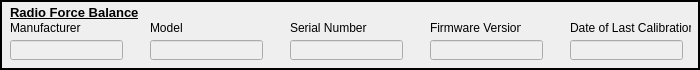
  <widget class="QFrame" name="frame_2">
   <property name="geometry">
    <rect>
     <x>10</x>
     <y>10</y>
     <width>700</width>
     <height>70</height>
    </rect>
   </property>
   <property name="frameShape">
    <enum>QFrame::Box</enum>
   </property>
   <property name="frameShadow">
    <enum>QFrame::Plain</enum>
   </property>
   <property name="lineWidth">
    <number>2</number>
   </property>
   <property name="midLineWidth">
    <number>1</number>
   </property>
   <widget class="QLineEdit" name="RFB_MANUFACTURER_FIELD">
    <property name="enabled">
     <bool>false</bool>
    </property>
    <property name="geometry">
     <rect>
      <x>10</x>
      <y>40</y>
      <width>113</width>
      <height>20</height>
     </rect>
    </property>
   </widget>
   <widget class="QLabel" name="label_5">
    <property name="geometry">
     <rect>
      <x>10</x>
      <y>20</y>
      <width>91</width>
      <height>16</height>
     </rect>
    </property>
    <property name="text">
     <string>Manufacturer</string>
    </property>
   </widget>
   <widget class="QLineEdit" name="RFB_MODELNUM_FIELD">
    <property name="enabled">
     <bool>false</bool>
    </property>
    <property name="geometry">
     <rect>
      <x>150</x>
      <y>40</y>
      <width>113</width>
      <height>20</height>
     </rect>
    </property>
   </widget>
   <widget class="QLabel" name="label_6">
    <property name="geometry">
     <rect>
      <x>150</x>
      <y>20</y>
      <width>81</width>
      <height>16</height>
     </rect>
    </property>
    <property name="text">
     <string>Model</string>
    </property>
   </widget>
   <widget class="QLabel" name="label_7">
    <property name="geometry">
     <rect>
      <x>290</x>
      <y>20</y>
      <width>81</width>
      <height>16</height>
     </rect>
    </property>
    <property name="text">
     <string>Serial Number</string>
    </property>
   </widget>
   <widget class="QLineEdit" name="RFB_SN_FIELD">
    <property name="enabled">
     <bool>false</bool>
    </property>
    <property name="geometry">
     <rect>
      <x>290</x>
      <y>40</y>
      <width>113</width>
      <height>20</height>
     </rect>
    </property>
   </widget>
   <widget class="QLabel" name="label_8">
    <property name="geometry">
     <rect>
      <x>430</x>
      <y>20</y>
      <width>91</width>
      <height>16</height>
     </rect>
    </property>
    <property name="text">
     <string>Firmware Version</string>
    </property>
   </widget>
   <widget class="QLineEdit" name="RF_FIRMWARE_V_FIELD">
    <property name="enabled">
     <bool>false</bool>
    </property>
    <property name="geometry">
     <rect>
      <x>430</x>
      <y>40</y>
      <width>113</width>
      <height>20</height>
     </rect>
    </property>
   </widget>
   <widget class="QLineEdit" name="RFB_CAL_FIELD">
    <property name="enabled">
     <bool>false</bool>
    </property>
    <property name="geometry">
     <rect>
      <x>570</x>
      <y>40</y>
      <width>113</width>
      <height>20</height>
     </rect>
    </property>
   </widget>
   <widget class="QLabel" name="label_9">
    <property name="geometry">
     <rect>
      <x>570</x>
      <y>20</y>
      <width>121</width>
      <height>16</height>
     </rect>
    </property>
    <property name="text">
     <string>Date of Last Calibration</string>
    </property>
   </widget>
   <widget class="QLabel" name="label_10">
    <property name="geometry">
     <rect>
      <x>10</x>
      <y>5</y>
      <width>141</width>
      <height>16</height>
     </rect>
    </property>
    <property name="autoFillBackground">
     <bool>false</bool>
    </property>
    <property name="frameShape">
     <enum>QFrame::NoFrame</enum>
    </property>
    <property name="frameShadow">
     <enum>QFrame::Plain</enum>
    </property>
    <property name="lineWidth">
     <number>0</number>
    </property>
    <property name="midLineWidth">
     <number>0</number>
    </property>
    <property name="text">
     <string>&lt;html&gt;&lt;head/&gt;&lt;body&gt;&lt;p&gt;&lt;span style=&quot; font-size:10pt; font-weight:600; text-decoration: underline;&quot;&gt;Radio Force Balance&lt;/span&gt;&lt;/p&gt;&lt;/body&gt;&lt;/html&gt;</string>
    </property>
    <property name="openExternalLinks">
     <bool>false</bool>
    </property>
   </widget>
  </widget>
